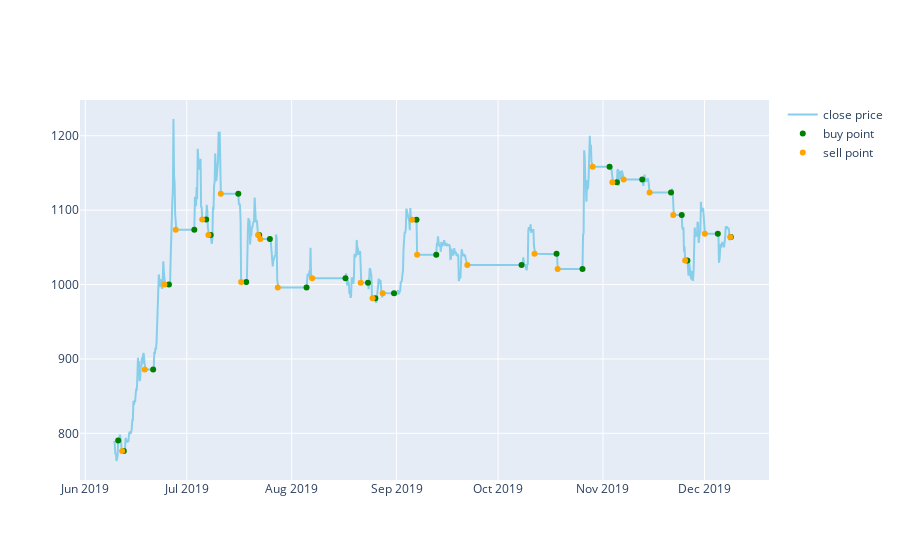
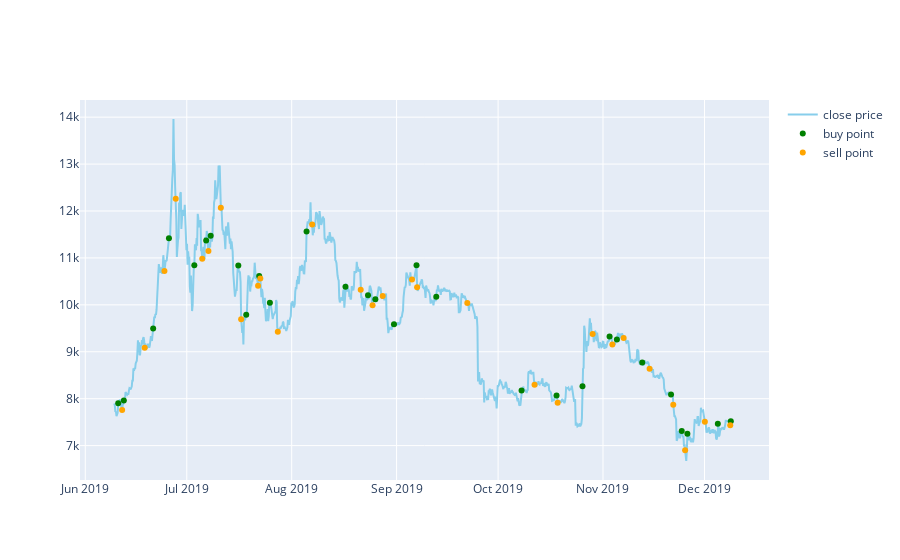
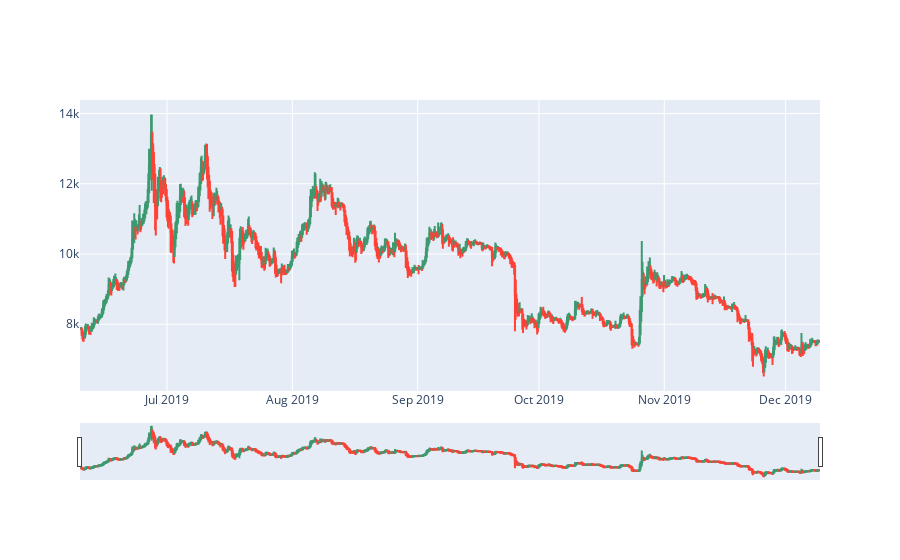

Source (notebook cell) for these figures, in order:
### Code cell
trading_record = run_bot('4h','4 hour','6 months ago UTC')
trading_record
